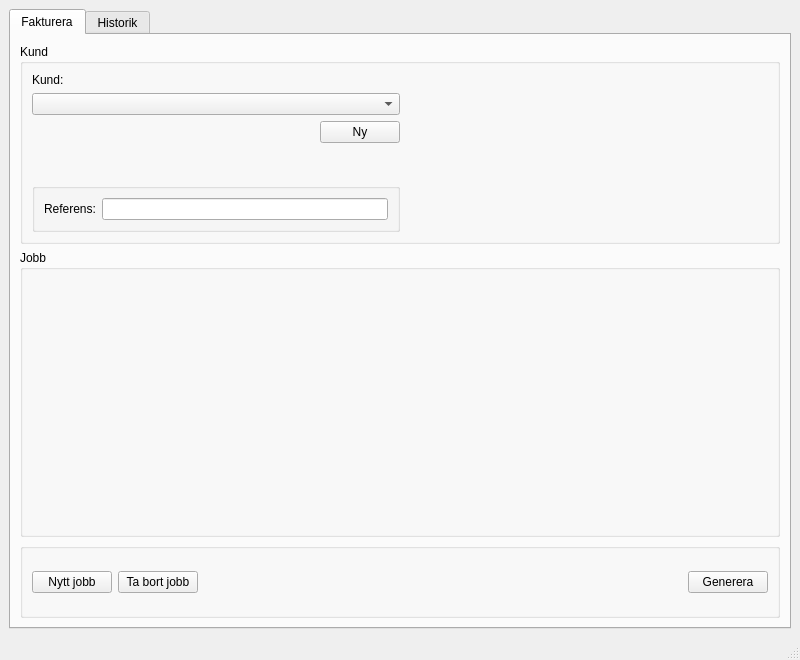
<?xml version="1.0" encoding="UTF-8"?>
<ui version="4.0">
 <class>MainWindow</class>
 <widget class="QMainWindow" name="MainWindow">
  <property name="geometry">
   <rect>
    <x>0</x>
    <y>0</y>
    <width>800</width>
    <height>660</height>
   </rect>
  </property>
  <property name="windowTitle">
   <string>Faktureramera</string>
  </property>
  <widget class="QWidget" name="centralwidget">
   <layout class="QVBoxLayout" name="verticalLayout">
    <item>
     <widget class="QTabWidget" name="tabWidget">
      <property name="currentIndex">
       <number>0</number>
      </property>
      <widget class="QWidget" name="tab">
       <attribute name="title">
        <string>Fakturera</string>
       </attribute>
       <layout class="QVBoxLayout" name="verticalLayout_2">
        <item>
         <widget class="QGroupBox" name="customerGroup">
          <property name="minimumSize">
           <size>
            <width>200</width>
            <height>200</height>
           </size>
          </property>
          <property name="maximumSize">
           <size>
            <width>16777215</width>
            <height>200</height>
           </size>
          </property>
          <property name="title">
           <string>Kund</string>
          </property>
          <layout class="QHBoxLayout" name="horizontalLayout_4">
           <item>
            <layout class="QVBoxLayout" name="verticalLayout_4">
             <item>
              <widget class="QLabel" name="label">
               <property name="maximumSize">
                <size>
                 <width>200</width>
                 <height>16777215</height>
                </size>
               </property>
               <property name="text">
                <string>Kund:</string>
               </property>
              </widget>
             </item>
             <item>
              <widget class="QComboBox" name="customerChooser">
               <property name="minimumSize">
                <size>
                 <width>300</width>
                 <height>0</height>
                </size>
               </property>
              </widget>
             </item>
             <item alignment="Qt::AlignRight">
              <widget class="QPushButton" name="newCustomerButton">
               <property name="maximumSize">
                <size>
                 <width>100</width>
                 <height>16777215</height>
                </size>
               </property>
               <property name="text">
                <string>Ny</string>
               </property>
              </widget>
             </item>
             <item>
              <spacer name="verticalSpacer">
               <property name="orientation">
                <enum>Qt::Vertical</enum>
               </property>
               <property name="sizeHint" stdset="0">
                <size>
                 <width>20</width>
                 <height>40</height>
                </size>
               </property>
              </spacer>
             </item>
             <item>
              <widget class="QGroupBox" name="groupBox_2">
               <property name="title">
                <string/>
               </property>
               <layout class="QHBoxLayout" name="horizontalLayout_5">
                <item>
                 <widget class="QLabel" name="label_2">
                  <property name="text">
                   <string>Referens:</string>
                  </property>
                 </widget>
                </item>
                <item>
                 <widget class="QLineEdit" name="referenceField"/>
                </item>
               </layout>
              </widget>
             </item>
            </layout>
           </item>
           <item>
            <layout class="QVBoxLayout" name="newCustomerLayout">
             <item>
              <spacer name="horizontalSpacer_3">
               <property name="orientation">
                <enum>Qt::Horizontal</enum>
               </property>
               <property name="sizeHint" stdset="0">
                <size>
                 <width>40</width>
                 <height>20</height>
                </size>
               </property>
              </spacer>
             </item>
            </layout>
           </item>
          </layout>
         </widget>
        </item>
        <item>
         <widget class="QGroupBox" name="jobsGroup">
          <property name="title">
           <string>Jobb</string>
          </property>
          <layout class="QHBoxLayout" name="horizontalLayout_3">
           <item>
            <layout class="QVBoxLayout" name="jobsLayout"/>
           </item>
          </layout>
         </widget>
        </item>
        <item>
         <widget class="QGroupBox" name="groupBox_3">
          <property name="maximumSize">
           <size>
            <width>16777215</width>
            <height>75</height>
           </size>
          </property>
          <property name="title">
           <string/>
          </property>
          <layout class="QHBoxLayout" name="horizontalLayout_2">
           <item>
            <widget class="QPushButton" name="addJobButton">
             <property name="text">
              <string>Nytt jobb</string>
             </property>
            </widget>
           </item>
           <item>
            <widget class="QPushButton" name="removeJobButton">
             <property name="text">
              <string>Ta bort jobb</string>
             </property>
            </widget>
           </item>
           <item>
            <spacer name="horizontalSpacer_2">
             <property name="orientation">
              <enum>Qt::Horizontal</enum>
             </property>
             <property name="sizeHint" stdset="0">
              <size>
               <width>640</width>
               <height>20</height>
              </size>
             </property>
            </spacer>
           </item>
           <item>
            <widget class="QPushButton" name="saveGenerateButton">
             <property name="text">
              <string>Generera</string>
             </property>
            </widget>
           </item>
          </layout>
         </widget>
        </item>
       </layout>
      </widget>
      <widget class="QWidget" name="tab_2">
       <attribute name="title">
        <string>Historik</string>
       </attribute>
       <layout class="QVBoxLayout" name="verticalLayout_3">
        <item>
         <widget class="QTableView" name="tableView">
          <property name="alternatingRowColors">
           <bool>true</bool>
          </property>
          <property name="sortingEnabled">
           <bool>true</bool>
          </property>
         </widget>
        </item>
        <item>
         <widget class="QGroupBox" name="groupBox">
          <layout class="QHBoxLayout" name="horizontalLayout">
           <item>
            <spacer name="horizontalSpacer">
             <property name="orientation">
              <enum>Qt::Horizontal</enum>
             </property>
             <property name="sizeHint" stdset="0">
              <size>
               <width>40</width>
               <height>20</height>
              </size>
             </property>
            </spacer>
           </item>
           <item>
            <widget class="QPushButton" name="generateButton">
             <property name="text">
              <string>Generera</string>
             </property>
            </widget>
           </item>
          </layout>
         </widget>
        </item>
       </layout>
      </widget>
     </widget>
    </item>
   </layout>
  </widget>
  <widget class="QMenuBar" name="menubar">
   <property name="geometry">
    <rect>
     <x>0</x>
     <y>0</y>
     <width>800</width>
     <height>25</height>
    </rect>
   </property>
  </widget>
  <widget class="QStatusBar" name="statusbar"/>
 </widget>
 <resources/>
 <connections/>
</ui>
